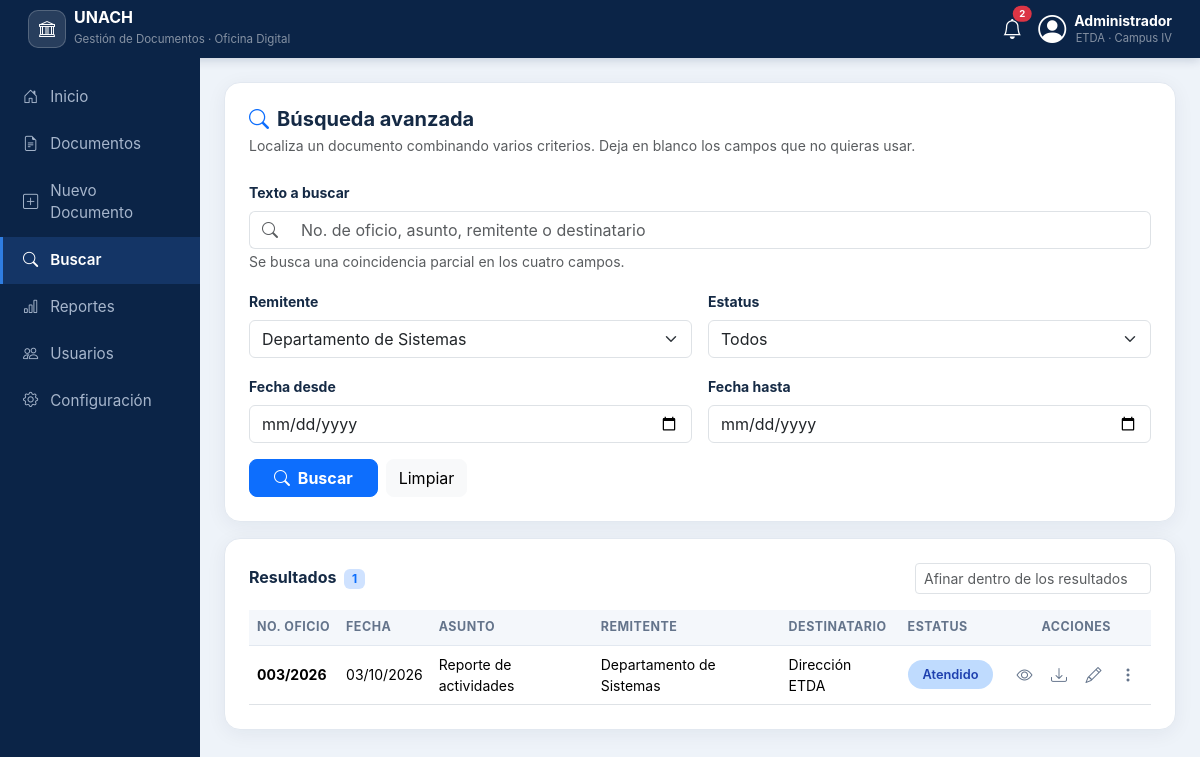
/index.php?vista=buscar&enviado=1&remitente=Departamento+de+Sistemas, run on the app's committed database.
### tables this page shows
CREATE TABLE IF NOT EXISTS documentos (
    id              INT AUTO_INCREMENT PRIMARY KEY,
    no_oficio       VARCHAR(50)   NOT NULL,
    fecha           DATE          NOT NULL,
    asunto          VARCHAR(255)  NOT NULL,
    remitente       VARCHAR(150)  NOT NULL,
    destinatario    VARCHAR(150)  NOT NULL,
    estatus         ENUM('Recibido','En proceso','Atendido') NOT NULL DEFAULT 'Recibido',
    archivo_pdf     VARCHAR(255)  NOT NULL,
    archivo_nombre  VARCHAR(255)  DEFAULT NULL,
    archivo_tam     INT           DEFAULT 0,
     
     
    archivo_datos   LONGBLOB      DEFAULT NULL,
    creado_en       TIMESTAMP     NOT NULL DEFAULT CURRENT_TIMESTAMP,
    actualizado_en  TIMESTAMP     NOT NULL DEFAULT CURRENT_TIMESTAMP ON UPDATE CURRENT_TIMESTAMP,

     
    INDEX idx_no_oficio    (no_oficio),
    INDEX idx_fecha        (fecha),
    INDEX idx_estatus      (estatus),
    INDEX idx_remitente    (remitente),
    INDEX idx_destinatario (destinatario),
    FULLTEXT KEY ft_busqueda (no_oficio, asunto, remitente, destinatario)
);

### index.php (called while the page is built, shortened)
<?php
require_once __DIR__ . '/includes/funciones.php';
require_once __DIR__ . '/includes/consultas.php';
$vistasDisponibles = [
    'inicio'        => 'inicio.php',
    'documentos'    => 'documentos.php',
    'nuevo'         => 'formulario.php',
    'editar'        => 'formulario.php',
    'buscar'        => 'buscar.php',
    'reportes'      => 'reportes.php',
    'usuarios'      => 'usuarios.php',
    'configuracion' => 'configuracion.php',
];
require __DIR__ . '/includes/header.php';
require __DIR__ . '/vistas/' . $vistasDisponibles[$vista];
require __DIR__ . '/includes/footer.php';

### includes/consultas.php (called while the page is built, shortened)
<?php
function filtrosDocumentos(array $f): array
{
    $condiciones = ['1=1'];
    $tipos   = '';
    $valores = [];
    if (!empty($f['remitente'])) {
        $condiciones[] = 'remitente = ?';
        $tipos .= 's';
        $valores[] = $f['remitente'];
    }
    return [
        'sql'     => 'WHERE ' . implode(' AND ', $condiciones),
        'tipos'   => $tipos,
        'valores' => $valores,
    ];
}
function listarDocumentos(mysqli $conexion, array $filtros, int $limite, int $desplazamiento, string $orden = 'fecha_desc'): array
{
    $ordenamientos = [
        'fecha_desc'  => 'fecha DESC, id DESC',
        'fecha_asc'   => 'fecha ASC, id ASC',
        'oficio_asc'  => 'no_oficio ASC',
        'oficio_desc' => 'no_oficio DESC',
        'estatus'     => 'estatus ASC, fecha DESC',
    ];
    $orderBy = $ordenamientos[$orden] ?? $ordenamientos['fecha_desc'];
    $w     = filtrosDocumentos($filtros);
    $sql   = "SELECT " . COLUMNAS_DOCUMENTO . " FROM documentos {$w['sql']}
              ORDER BY {$orderBy} LIMIT ? OFFSET ?";
    $tipos = $w['tipos'] . 'ii';
    $vals  = array_merge($w['valores'], [$limite, $desplazamiento]);
    $stmt = $conexion->prepare($sql);
    $stmt->bind_param($tipos, ...$vals);
    $stmt->execute();
    $filas = $stmt->get_result()->fetch_all(MYSQLI_ASSOC);
    return $filas;
}

### includes/funciones.php (called while the page is built, shortened)
<?php
function e($texto): string
{
    return htmlspecialchars((string) $texto, ENT_QUOTES, 'UTF-8');
}
function claseEstatus(string $estatus): string
{
    switch ($estatus) {
        case 'En proceso': return 'status-proceso';
        case 'Atendido':   return 'status-atendido';
        default:           return 'status-recibido';
    }
}
function fechaLocal(?string $fecha): string
{
    $ts = strtotime($fecha);
    return $ts ? date('d/m/Y', $ts) : '—';
}

### vistas/_tabla.php (the view, shortened to what this page needs)
<?php
$documentos = $documentos ?? [];
?>
<?php if (empty($documentos)): ?>
    <div class="text-center py-5">
        <i class="bi bi-inbox text-muted" style="font-size:3rem"></i>
        <p class="text-muted mt-3 mb-1">No se encontraron documentos con esos criterios.</p>
        <a href="index.php?vista=nuevo" class="btn btn-sm btn-primary rounded-3 mt-2">
            <i class="bi bi-plus-lg me-1"></i>Registrar uno nuevo
        </a>
    </div>
<?php else: ?>
    <div class="table-responsive d-none d-lg-block">
        <table class="table align-middle tabla-docs mb-0">
            <thead>
                <tr>
                    <th>No. Oficio</th>
                    <th>Fecha</th>
                    <th>Asunto</th>
                    <th>Remitente</th>
                    <th>Destinatario</th>
                    <th>Estatus</th>
                    <th class="text-center">Acciones</th>
                </tr>
            </thead>
            <tbody>
                <?php foreach ($documentos as $doc): ?>
                    <tr class="fila-doc">
                        <td class="small fw-bold"><?= e($doc['no_oficio']) ?></td>
                        <td class="small text-nowrap"><?= fechaLocal($doc['fecha']) ?></td>
                        <td class="small"><?= e($doc['asunto']) ?></td>
                        <td class="small"><?= e($doc['remitente']) ?></td>
                        <td class="small"><?= e($doc['destinatario']) ?></td>
                        <td>
                            <span class="badge-status <?= claseEstatus($doc['estatus']) ?>" id="estatus-<?= (int) $doc['id'] ?>">
                                <?= e($doc['estatus']) ?>
                            </span>
                        </td>
                        <td class="text-center text-nowrap">
                            <?php require __DIR__ . '/_acciones.php'; ?>
                        </td>
                    </tr>
                <?php endforeach; ?>
            </tbody>
        </table>
    </div>
<?php endif; ?>

### vistas/_acciones.php (shortened to what this page needs)
<button type="button" class="btn-accion ver-pdf"
        data-id="<?= (int) $doc['id'] ?>"
        data-oficio="<?= e($doc['no_oficio']) ?>"
        data-asunto="<?= e($doc['asunto']) ?>"
        title="Ver PDF sin salir de la página">
    <i class="bi bi-eye"></i>
</button>
<a href="descargar.php?id=<?= (int) $doc['id'] ?>" class="btn-accion d-inline-block" title="Descargar PDF">
    <i class="bi bi-download"></i>
</a>
<a href="index.php?vista=editar&id=<?= (int) $doc['id'] ?>" class="btn-accion d-inline-block" title="Editar documento">
    <i class="bi bi-pencil"></i>
</a>
<div class="dropdown d-inline-block">
    <button class="btn-accion" data-bs-toggle="dropdown" data-bs-boundary="viewport" aria-expanded="false" title="Más acciones">
        <i class="bi bi-three-dots-vertical"></i>
    </button>
</div>

### assets/css/estilos.css (style rules this page uses)
:root { --unach-dark: #0b2447; --unach-dark-2: #143566; --unach-primary: #2f7de1; --unach-primary-d:#1b5fbb; --bg-light: #eef3f9; --borde: #e2e8f0; --texto: #152a45; --texto-suave: #64748b; --radio: 16px; --sombra: 0 4px 20px rgba(21, 42, 69, .06); }
body { background-color: var(--bg-light); font-family: -apple-system, BlinkMacSystemFont, "Segoe UI", Roboto, Helvetica, Arial, sans-serif; color: var(--texto); padding-bottom: 78px; }
@media (min-width: 992px) { body { padding-bottom: 0; } }
.badge-status { padding: 5px 15px; border-radius: 999px; font-weight: 600; font-size: .8rem; display: inline-block; white-space: nowrap; }
.status-atendido { background-color:#bfdbfe; color:#1e40af; }
.tabla-docs thead th { background: #f4f7fb; color: var(--texto-suave); font-size: .78rem; text-transform: uppercase; letter-spacing: .04em; font-weight: 700; border-bottom: 1px solid var(--borde); white-space: nowrap; }
.tabla-docs tbody tr { transition: background-color .12s ease; }
.tabla-docs .btn-accion { color: var(--texto-suave); border: none; background: transparent; padding: 5px 7px; border-radius: 8px; line-height: 1; }

### data on the page
documentos: no_oficio "003/2026", fecha "03/10/2026", asunto "Reporte de actividades", remitente "Departamento de Sistemas", destinatario "Dirección ETDA", estatus "Atendido"

### other printed values
$pendientes "2"
$etiqueta "Inicio"
$etiqueta "Documentos"
$etiqueta "Nuevo Documento"
$etiqueta "Buscar"
$etiqueta "Reportes"
$etiqueta "Usuarios"
$etiqueta "Configuración"
$total "1"
form field remitente "Departamento de Sistemas"
